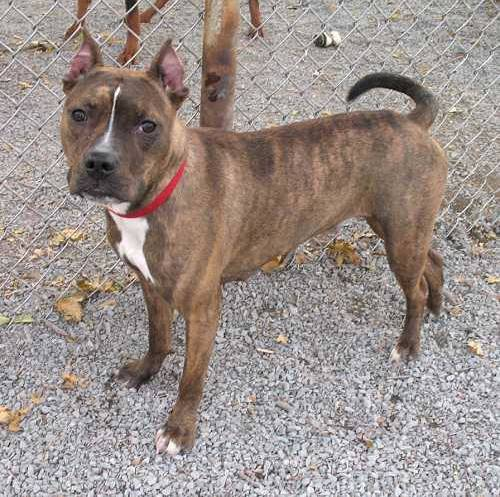
#> input picture dataset/training_set/Dog/dog.1035.jpg, 500 x 497 px
$ python load_data.py
#> lines starting #> are read from the running program, lines starting #| are printed output that depends on the picture
import pickle
import numpy as np
import matplotlib.pyplot as plt
import os
import cv2
from tqdm import tqdm
import random


DATADIR_TRAIN = "./dataset/training_set"
DATADIR_TEST = "./dataset/test_set"

CATEGORIES = ["Dog", "Cat"]


training_data = []
testing_data = []

IMG_SIZE = 64


def create_training_data():
    for category in CATEGORIES:  # do dogs and cats

        # create path to dogs and cats
        path = os.path.join(DATADIR_TRAIN, category)
        # get the classification  (0 or a 1). 0=dog 1=cat
        class_num = CATEGORIES.index(category)

        for img in tqdm(os.listdir(path)):  # iterate over each image per dogs and cats
            try:
                img_array = cv2.imread(os.path.join(
                    path, img), cv2.IMREAD_GRAYSCALE)  # convert to array
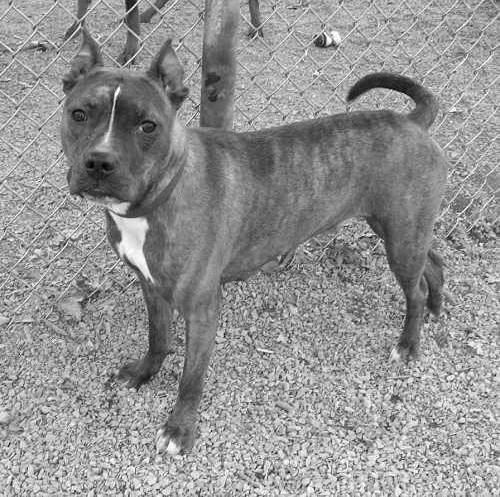
#> img_array: shape (497, 500); min 0, max 255, mean 146.7
                # resize to normalize data size
                new_array = cv2.resize(img_array, (IMG_SIZE, IMG_SIZE))
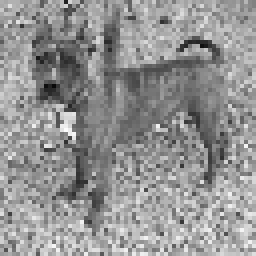
#> new_array: shape (64, 64) (shown 4 times larger); min 9, max 252, mean 147.2
                # add this to our training_data
                training_data.append([new_array, class_num])
            except Exception as e:  # in the interest in keeping the output clean...
                pass
#> pass 2 of the loop in create_training_data, `for category in CATEGORIES:`:
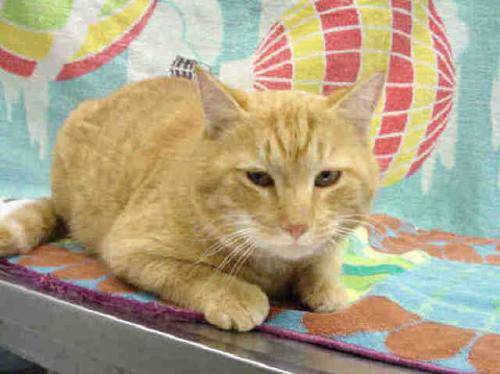
#> input picture dataset/training_set/Cat/cat.1019.jpg, 500 x 374 px
#> in create_training_data, `img_array = cv2.imread(os.path.join( path, img), cv2.IMREAD_GRAYSCALE)`:
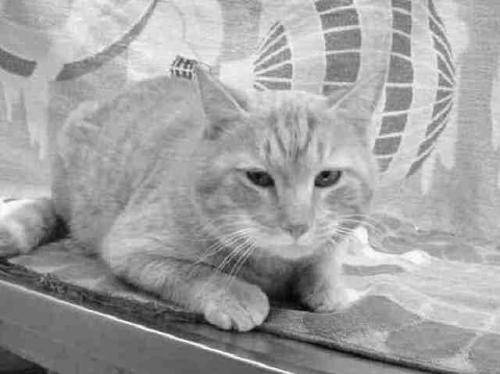
#> img_array: shape (374, 500); min 2, max 255, mean 161.6
#> in create_training_data, `new_array = cv2.resize(img_array, (IMG_SIZE, IMG_SIZE))`:
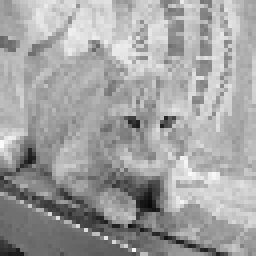
#> new_array: shape (64, 64) (shown 4 times larger); min 8, max 251, mean 161.5


def create_testing_data():
    for category in CATEGORIES:  # do dogs and cats

        # create path to dogs and cats
        path = os.path.join(DATADIR_TEST, category)
        # get the classification  (0 or a 1). 0=dog 1=cat
        class_num = CATEGORIES.index(category)

        for img in tqdm(os.listdir(path)):  # iterate over each image per dogs and cats
            try:
                img_array = cv2.imread(os.path.join(
                    path, img), cv2.IMREAD_GRAYSCALE)  # convert to array

                # resize to normalize data size
                new_array = cv2.resize(img_array, (IMG_SIZE, IMG_SIZE))
                # plt.imshow(new_array, cmap='gray')
                # plt.show()
                # add this to our training_data
                testing_data.append([new_array, class_num])
            except Exception as e:  # in the interest in keeping the output clean...
                pass
#> pass 2 of the loop in create_testing_data, `for category in CATEGORIES:`:


create_training_data()
create_testing_data()
random.shuffle(training_data)
random.shuffle(testing_data)
X_train = []
y_train = []
X_test = []
y_test = []

for features, label in training_data:
    X_train.append(features)
    y_train.append(label)
#> this loop made 2 passes
#> label on passes 1 to 2: 0, 1
#> after the loop, X_train = 2 items; y_train = [0, 1]

for features, label in testing_data:

    X_test.append(features)
    y_test.append(label)
#> after the loop, X_test = 2 items; y_test = [0, 1]

X_train = np.array(X_train).reshape(-1, IMG_SIZE, IMG_SIZE, 1)
X_test = np.array(X_test).reshape(-1, IMG_SIZE, IMG_SIZE, 1)


pickle_out = open("X_train.pickle", "wb")
pickle.dump(X_train, pickle_out)
pickle_out.close()

pickle_out = open("y_train.pickle", "wb")
pickle.dump(y_train, pickle_out)
pickle_out.close()


pickle_out = open("X_test.pickle", "wb")
pickle.dump(X_test, pickle_out)
pickle_out.close()

pickle_out = open("y_test.pickle", "wb")
pickle.dump(y_test, pickle_out)
pickle_out.close()
